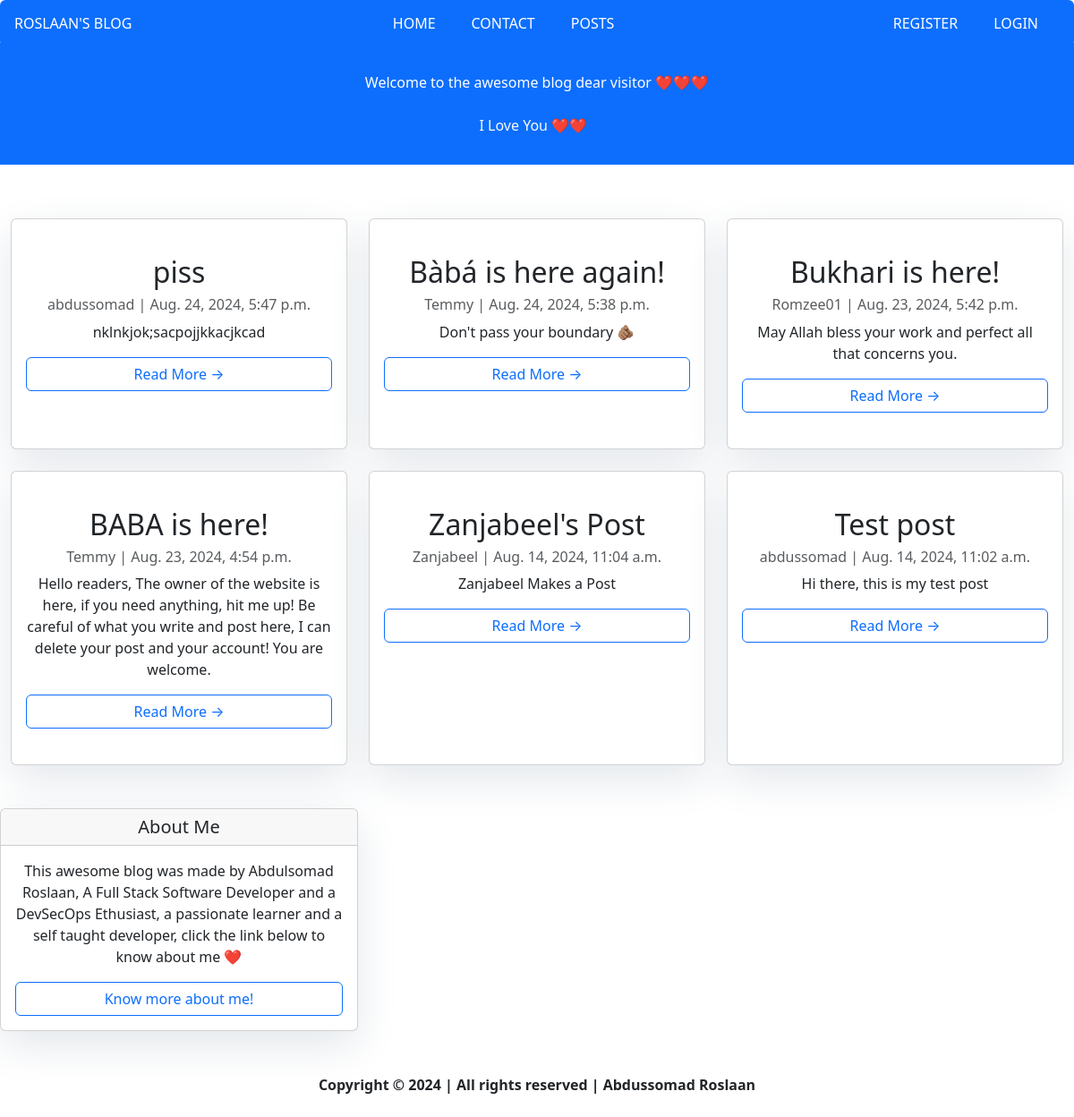
The app's page /, older data.
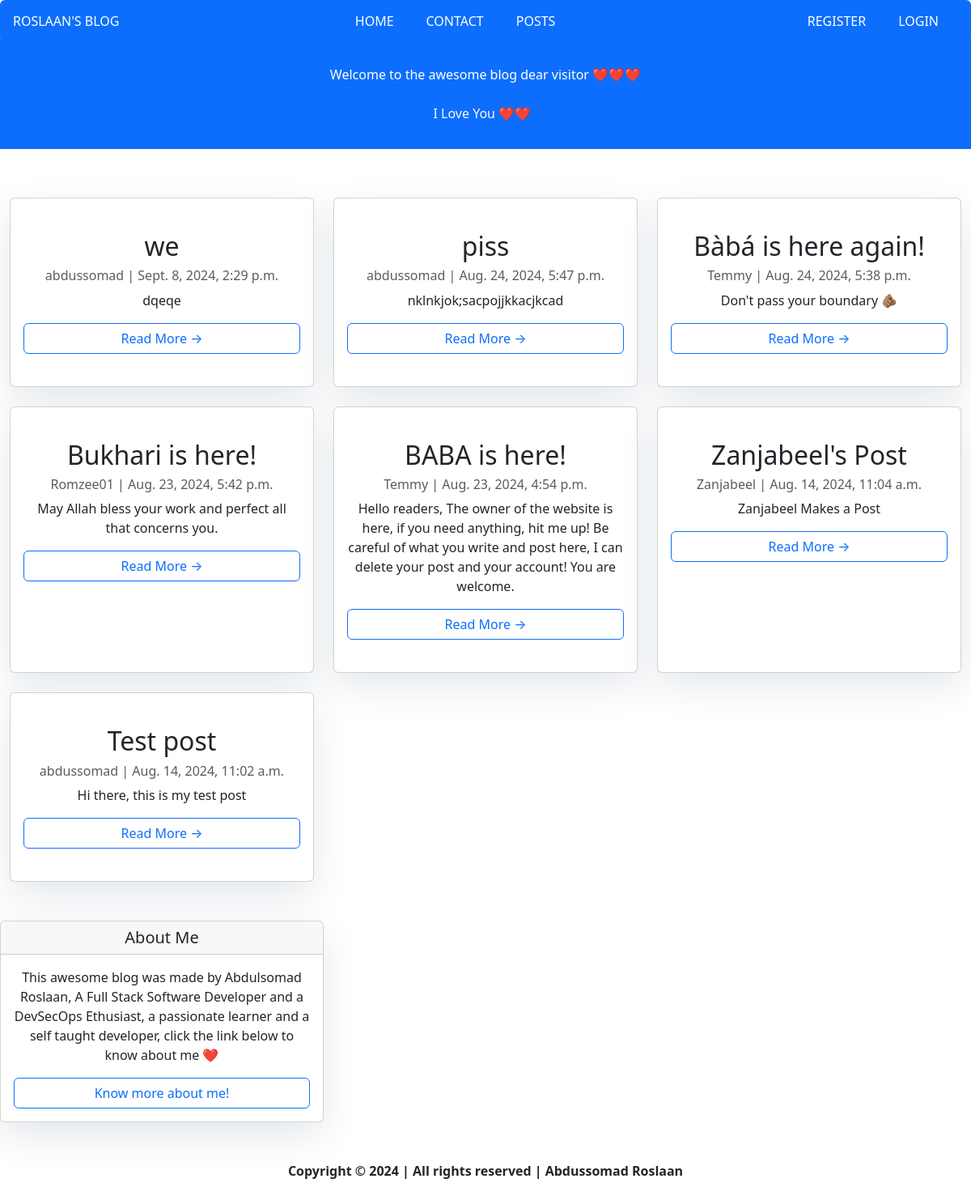
The same page, newer data.
### posts/models.py (models this page shows, shortened)
class Post (models.Model):
    title = models.CharField(max_length=100)
    body = models.TextField()
    slug = models.SlugField(unique=True)
    date = models.DateTimeField(auto_now_add=True)
    banner = models.ImageField(blank=False, null=False)
    author = models.ForeignKey(User, on_delete=models.CASCADE, default=None)
    status = models.IntegerField(choices=STATUS, default=0)
    date_updated = models.DateTimeField(auto_now=True)

### myproject/views.py (the view)
# urls.py: 2. Add a URL to urlpatterns:  path('', views.home, name='home')
def home(request):
    posts = Post.objects.all().order_by('-date')
    if request.user.is_authenticated:
        welcome_message = f"Welcome to the my awesome blog, Dear {request.user.username} ❤️❤️❤️"
    else:
        welcome_message = "Welcome to the awesome blog dear visitor ❤️❤️❤️"
    context = {'posts': posts, 'welcome_message': welcome_message}
    return render(request, 'home.html', context)

### templates/home.html (shortened to what this page needs)
{% extends 'layout.html' %}
{% load static %}
 {% block content %}
<header class="masthead text-bg-primary p-3">
    <div class="container">
        <div class="row">
            <div class=" col-md-8 col-md-10 mx-auto">
                <div class="site-heading">
                    <p class=" site-heading my-4 mt-3 text-white typing-text" id="welcome-message"> {{ welcome_message }}</p>
                    <p class="text-light">I Love You ❤️❤️ &nbsp
                    </p>
                </div>
            </div>
        </div>
    </div>
</header> <br><br>
<div class="container-fluid">
    <div class="row g-1">
      <div class="col-md-12 mt-3 left m-auto">
        <div class="row">
          {% for post in posts %}
          <div class="col-lg-4 col-md-6 col-sm-12 mb-4">
            <div class="card h-100 w-100  py-4 pt-4 " style="width:20rem;">
              <div class="card-body">
                <h2 class="card-title">{{ post.title }}</h2>
                <p class="card-text text-muted h6">{{ post.author }} | {{ post.date }}</p>
                <p class="card-text">{{ post.body|slice:":200" }}</p>
                <a href="{% url 'posts:page' post.slug %}" class="btn btn-outline-primary read w-100 " style="display:block;">Read More &rarr;</a>
              </div>
            </div>
          </div>
          {% endfor %}
        </div>
      </div>
    </div>
  </div>
{%endblock%}

### templates/layout.html (shortened to what this page needs)
{% load static %}
<!DOCTYPE html>
<html lang="en">
    <link rel="stylesheet" href="{% static 'css/style.css' %}" />
    <link href="https://cdn.jsdelivr.net/npm/bootstrap@5.3.3/dist/css/bootstrap.min.css" rel="stylesheet">
  </head>
  <body>
  <nav class="navbar navbar-expand-lg bg-primary text-white fixed-top p-1 text-white rounded " data-bs-theme="dark">
    <div class="container-fluid text-white">
      <a href="/" class="nav-link"><span role="img" aria-label="Home" title="Home" style="text-transform:uppercase;">Roslaan's Blog</span></a>
      <div class="collapse navbar-collapse" id="navbarText">
        <ul class="navbar-nav me-auto mb-2 mb-lg-0 m-lg-auto">
          <li class="nav-item">
            <a href="/" class="nav-link"><span role="img" aria-label="Home" title="Home">Home</span></a>
          </li>
          <li class="nav-item">
            <a href="{% url 'about'%}" class='nav-link'><span role="img" aria-label="about" title="About">Contact</span></a>
          </li>
          <li class="nav-item">
            <a href="{% url 'posts:list' %}" class="nav-link"><span role="img" aria-label="posts" title="Posts">Posts</span></a>
          </li>
        </ul>
        <ul class="navbar-nav me-1 mb-2 mb-lg-0">
          {% if user.is_authenticated %}
        <li class="nav-item text-black">
          <a href="{% url 'posts:new-post' %}" class="nav-link btn btn-outline-primary-opacity-0"><span role="img" aria-label="New Post" title="New Post">New Post</span></a>
          <form action="{% url 'users:logout'%}" method="post" class="logout " onclick="return confirm('Are you sure you want to log out?');">
             {% csrf_token %}
          <button type="submit" class=" btn btn-outline-primary-opacity-0 logout-btn" aria-label="User Logout" title="User Logout">Logout</button>
          </form>
        </li>
          {% else %}
          <li class="nav-item text-black">
            <a href="{% url 'users:register' %}" class="nav-link"><span role="img" aria-label="User Registration" title="User Registration">Register</span></a>
          </li>
          <li>
            <a href="{% url 'users:login' %}" class="nav-link"><span role="img" aria-label="User Login" title="User Login">Login</span></a>
          </li>
          {% endif %}
        </ul>
      </div>
    </div>
  </nav> <br><br>
    <main>
      {% block content %}
      {% endblock %}
    </main>
    {% block sidebar %}
<div class="col-md-4 float-right ">
<div class="card my-4">
        <h5 class="card-header text-center">About Me</h5>
    <div class="card-body">
        <p class="card-text"> This awesome blog was made by Abdulsomad Roslaan, A Full Stack Software Developer and a DevSecOps Ethusiast, a passionate learner and a self taught developer, click the link below to know about me ❤️</p>
        <a href="https://linktr.ee/roslaan"
           class="btn btn-outline-primary w-100">Know more about me!</a>
    </div>
</div>
</div> <br />
{% endblock sidebar %}
    <footer class="m-auto fw-bolder text-center">
        Copyright &copy; {% now 'Y' %} | All rights reserved | Abdussomad Roslaan
    </footer> <br />
  </body>
</html>

### static/css/style.css (style rules this page uses)
* { margin: 0; padding: 0; box-sizing: border-box; list-style: none; text-decoration: none; }
body { font-family: Arial, sans-serif; background-color: #f1f1f1; color: red; overflow-x: hidden !important; }
h2, p { text-align: center; margin-bottom: 1.5rem; font-size: 1rem; }
a { display: inline-block !important; }
nav li a { font-size: 1rem !important; color: white !important; font-weight: 400 !important; text-transform: uppercase !important; padding: 10px 20px !important; }
.read { text-align: center !important; margin: auto !important; }

### templates/layout.html (style rules this page uses)
.card { box-shadow: 0 16px 48px #E3E7EB; }

Row changes from the older to the newer data that the page shows:
added Post: title "we", author "abdussomad", date "Sept. 8, 2024, 2:29 p.m.", body "dqeqe"
